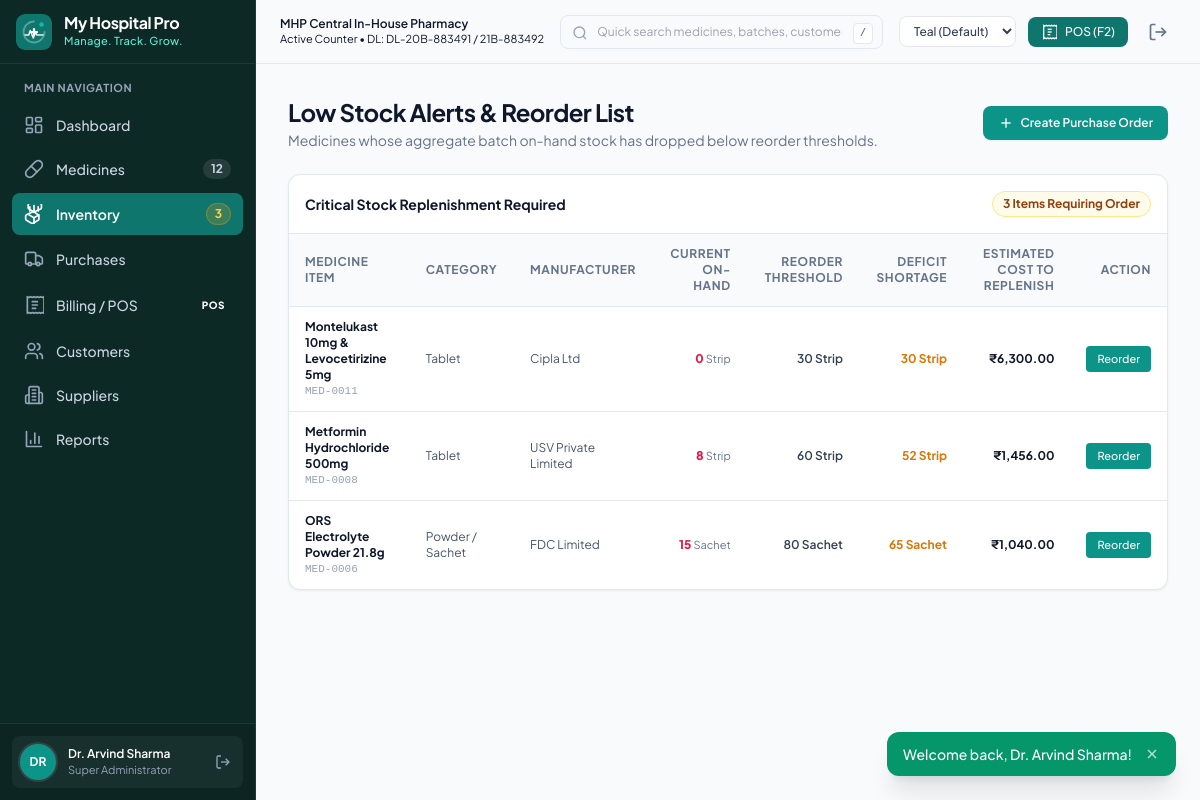
The page /inventory/low-stock.php (signed in) on the database its author committed.
### tables this page shows
CREATE TABLE `users` (
  `id` INT UNSIGNED NOT NULL AUTO_INCREMENT,
  `name` VARCHAR(100) NOT NULL,
  `username` VARCHAR(50) NOT NULL UNIQUE,
  `email` VARCHAR(100) NOT NULL UNIQUE,
  `password` VARCHAR(255) NOT NULL,
  `role_id` INT UNSIGNED NOT NULL,
  `phone` VARCHAR(20) DEFAULT NULL,
  `status` ENUM('active', 'inactive') NOT NULL DEFAULT 'active',
  `last_login` DATETIME DEFAULT NULL,
  `created_at` TIMESTAMP NOT NULL DEFAULT CURRENT_TIMESTAMP,
  `updated_at` TIMESTAMP NOT NULL DEFAULT CURRENT_TIMESTAMP ON UPDATE CURRENT_TIMESTAMP,
  PRIMARY KEY (`id`),
  KEY `idx_users_role` (`role_id`),
  CONSTRAINT `fk_users_role` FOREIGN KEY (`role_id`) REFERENCES `roles` (`id`) ON UPDATE CASCADE
);

CREATE TABLE `roles` (
  `id` INT UNSIGNED NOT NULL AUTO_INCREMENT,
  `name` VARCHAR(50) NOT NULL UNIQUE,
  `display_name` VARCHAR(100) NOT NULL,
  `description` TEXT DEFAULT NULL,
  `created_at` TIMESTAMP NOT NULL DEFAULT CURRENT_TIMESTAMP,
  PRIMARY KEY (`id`)
);

CREATE TABLE `medicines` (
  `id` INT UNSIGNED NOT NULL AUTO_INCREMENT,
  `medicine_code` VARCHAR(30) NOT NULL UNIQUE,
  `name` VARCHAR(150) NOT NULL,
  `generic_name` VARCHAR(255) DEFAULT NULL,
  `brand_name` VARCHAR(100) DEFAULT NULL,
  `category_id` INT UNSIGNED NOT NULL,
  `manufacturer_id` INT UNSIGNED DEFAULT NULL,
  `dosage_form` VARCHAR(50) DEFAULT 'Tablet',
  `strength` VARCHAR(50) DEFAULT NULL,
  `pack_size` VARCHAR(50) DEFAULT '10 Tablets / Strip',
  `unit` VARCHAR(30) DEFAULT 'Strip',
  `hsn_code` VARCHAR(20) DEFAULT '30049099',
  `gst_rate` DECIMAL(5,2) NOT NULL DEFAULT 12.00,
  `mrp` DECIMAL(10,2) NOT NULL DEFAULT 0.00,
  `selling_price` DECIMAL(10,2) NOT NULL DEFAULT 0.00,
  `purchase_price` DECIMAL(10,2) NOT NULL DEFAULT 0.00,
  `reorder_level` INT NOT NULL DEFAULT 20,
  `minimum_stock` INT NOT NULL DEFAULT 10,
  `maximum_stock` INT NOT NULL DEFAULT 500,
  `rack_number` VARCHAR(30) DEFAULT NULL,
  `barcode` VARCHAR(50) DEFAULT NULL,
  `prescription_required` TINYINT(1) NOT NULL DEFAULT 0,
  `schedule_type` ENUM('General (OTC)', 'Schedule H', 'Schedule H1', 'Schedule X', 'Schedule G') NOT NULL DEFAULT 'General (OTC)',
  `status` ENUM('active', 'inactive') NOT NULL DEFAULT 'active',
  `created_at` TIMESTAMP NOT NULL DEFAULT CURRENT_TIMESTAMP,
  `updated_at` TIMESTAMP NOT NULL DEFAULT CURRENT_TIMESTAMP ON UPDATE CURRENT_TIMESTAMP,
  PRIMARY KEY (`id`),
  KEY `idx_med_name` (`name`),
  KEY `idx_med_generic` (`generic_name`),
  KEY `idx_med_barcode` (`barcode`),
  KEY `idx_med_category` (`category_id`),
  KEY `idx_med_manufacturer` (`manufacturer_id`),
  CONSTRAINT `fk_med_category` FOREIGN KEY (`category_id`) REFERENCES `medicine_categories` (`id`) ON UPDATE CASCADE,
  CONSTRAINT `fk_med_manufacturer` FOREIGN KEY (`manufacturer_id`) REFERENCES `manufacturers` (`id`) ON UPDATE CASCADE ON DELETE SET NULL
);

CREATE TABLE `medicine_categories` (
  `id` INT UNSIGNED NOT NULL AUTO_INCREMENT,
  `name` VARCHAR(80) NOT NULL UNIQUE,
  `description` VARCHAR(255) DEFAULT NULL,
  `status` ENUM('active', 'inactive') NOT NULL DEFAULT 'active',
  `created_at` TIMESTAMP NOT NULL DEFAULT CURRENT_TIMESTAMP,
  PRIMARY KEY (`id`)
);

CREATE TABLE `manufacturers` (
  `id` INT UNSIGNED NOT NULL AUTO_INCREMENT,
  `name` VARCHAR(150) NOT NULL UNIQUE,
  `contact_person` VARCHAR(100) DEFAULT NULL,
  `phone` VARCHAR(30) DEFAULT NULL,
  `email` VARCHAR(100) DEFAULT NULL,
  `address` VARCHAR(255) DEFAULT NULL,
  `status` ENUM('active', 'inactive') NOT NULL DEFAULT 'active',
  `created_at` TIMESTAMP NOT NULL DEFAULT CURRENT_TIMESTAMP,
  PRIMARY KEY (`id`)
);

### includes/functions.php (called while the page is built, shortened)
<?php
function get_root_url(): string {
    $script = str_replace('\\', '/', $_SERVER['SCRIPT_NAME'] ?? '');
    if (strpos($script, '/medicines/') !== false ||
        strpos($script, '/purchases/') !== false ||
        strpos($script, '/inventory/') !== false ||
        strpos($script, '/billing/') !== false ||
        strpos($script, '/customers/') !== false ||
        strpos($script, '/suppliers/') !== false ||
        strpos($script, '/reports/') !== false ||
        strpos($script, '/auth/') !== false ||
        strpos($script, '/api/') !== false ||
        strpos($script, '/install/') !== false) {
        return '../';
    }
    return '';
}
function e(?string $string): string {
    return htmlspecialchars((string)$string, ENT_QUOTES, 'UTF-8');
}
function format_currency($amount): string {
    $val = (float)($amount ?? 0);
    return '₹' . number_format($val, 2);
}
function get_setting(string $key, $default = null): ?string {
    static $settings = null;
    if ($settings === null) {
        try {
            $db = get_db();
            $stmt = $db->query("SELECT setting_key, setting_value FROM settings");
            $settings = $stmt->fetchAll(PDO::FETCH_KEY_PAIR) ?: [];
        } catch (Exception $e) {
            $settings = [];
        }
    }
    return $settings[$key] ?? $default;
}

### includes/auth.php (called while the page is built, shortened)
<?php
function current_user(): ?array {
    static $user = null;
    if ($user === null) {
        $db = get_db();
        $stmt = $db->prepare("SELECT u.*, r.name as role_name, r.display_name as role_display
                              FROM users u
                              JOIN roles r ON u.role_id = r.id
                              WHERE u.id = ? AND u.status = 'active' LIMIT 1");
        $stmt->execute([$_SESSION['user_id']]);
        $user = $stmt->fetch() ?: null;
    }
    return $user;
}

### inventory/low-stock.php (the view, shortened to what this page needs)
<?php
$current_page = "inventory";
require_once __DIR__ . '/../includes/header.php';
require_once __DIR__ . '/../includes/sidebar.php';
$db = get_db();
$stmt = $db->query("
    SELECT m.*, c.name as category_name, man.name as manufacturer_name,
           COALESCE(SUM(b.quantity), 0) as on_hand_stock,
           (m.reorder_level - COALESCE(SUM(b.quantity), 0)) as shortage
    FROM medicines m
    LEFT JOIN medicine_categories c ON m.category_id = c.id
    LEFT JOIN manufacturers man ON m.manufacturer_id = man.id
    LEFT JOIN medicine_batches b ON m.id = b.medicine_id AND b.status = 'active'
    WHERE m.status = 'active'
    GROUP BY m.id
    HAVING on_hand_stock <= m.reorder_level
    ORDER BY on_hand_stock ASC
");
$low_items = $stmt->fetchAll();
?>
<div class="flex-1 flex flex-col min-w-0 overflow-hidden">
    <?php require_once __DIR__ . '/../includes/navbar.php'; ?>
    <main class="flex-1 overflow-y-auto p-4 md:p-6 lg:p-8 space-y-6">
        <div class="flex flex-col sm:flex-row sm:items-center justify-between gap-4">
            <div>
                <h1 class="text-xl md:text-2xl font-bold text-slate-900 tracking-tight">Low Stock Alerts &amp; Reorder List</h1>
                <p class="text-xs md:text-sm text-slate-500 mt-0.5">Medicines whose aggregate batch on-hand stock has dropped below reorder thresholds.</p>
            </div>
            <div class="flex items-center gap-2">
                <a href="../purchases/create.php" class="btn-primary text-xs py-2 px-3.5 bg-teal-600 hover:bg-teal-700 text-white font-semibold rounded-lg flex items-center gap-1.5 shadow-sm">
                    <svg class="w-4 h-4" viewBox="0 0 24 24" fill="none" stroke="currentColor" stroke-width="2"><path d="M5 12h14"/><path d="M12 5v14"/></svg>
                    <span>Create Purchase Order</span>
                </a>
            </div>
        </div>
        <div class="app-card bg-white border border-slate-200 rounded-xl overflow-hidden shadow-xs">
            <div class="p-4 border-b border-slate-200 flex items-center justify-between">
                <h2 class="text-sm font-bold text-slate-900">Critical Stock Replenishment Required</h2>
                <span class="px-2.5 py-1 rounded-full text-xs font-bold bg-amber-50 text-amber-800 border border-amber-200"><?= count($low_items) ?> Items Requiring Order</span>
            </div>
            <div class="overflow-x-auto">
                <table class="w-full text-left border-collapse text-xs">
                    <thead>
                        <tr class="bg-slate-50 border-b border-slate-200 text-slate-500 font-semibold uppercase tracking-wider">
                            <th class="py-3 px-4">Medicine Item</th>
                            <th class="py-3 px-4">Category</th>
                            <th class="py-3 px-4">Manufacturer</th>
                            <th class="py-3 px-4 text-right">Current On-Hand</th>
                            <th class="py-3 px-4 text-right">Reorder Threshold</th>
                            <th class="py-3 px-4 text-right">Deficit Shortage</th>
                            <th class="py-3 px-4 text-right">Estimated Cost to Replenish</th>
                            <th class="py-3 px-4 text-right">Action</th>
                        </tr>
                    </thead>
                    <tbody class="divide-y divide-slate-200">
                        <?php if (empty($low_items)): ?>
                            <tr>
                                <td colspan="8" class="py-12 text-center text-slate-400">
                                    <div class="flex flex-col items-center">
                                        <svg class="w-10 h-10 text-emerald-400 mb-2" viewBox="0 0 24 24" fill="none" stroke="currentColor" stroke-width="2"><path d="M22 11.08V12a10 10 0 1 1-5.93-9.14"/><polyline points="22 4 12 14.01 9 11.01"/></svg>
                                        <p class="font-bold text-slate-700">All Stock Levels Healthy</p>
                                        <p class="text-xs text-slate-400 mt-0.5">No medicines are currently at or below their reorder thresholds.</p>
                                    </div>
                                </td>
                            </tr>
                        <?php else: ?>
                            <?php foreach ($low_items as $item): ?>
                                <?php
                                    $shortage = max(0, (int)$item['shortage']);
                                    $est_cost = $shortage * (float)$item['purchase_price'];
                                ?>
                                <tr class="hover:bg-slate-50/70">
                                    <td class="py-3 px-4">
                                        <div class="font-bold text-slate-900"><?= e($item['name']) ?></div>
                                        <div class="text-[11px] text-slate-400 font-mono"><?= e($item['medicine_code']) ?></div>
                                    </td>
                                    <td class="py-3 px-4 text-slate-600"><?= e($item['category_name']) ?></td>
                                    <td class="py-3 px-4 text-slate-600"><?= e($item['manufacturer_name'] ?: '-') ?></td>
                                    <td class="py-3 px-4 text-right font-extrabold text-rose-600">
                                        <?= (int)$item['on_hand_stock'] ?> <span class="font-normal text-[11px] text-slate-500"><?= e($item['unit']) ?></span>
                                    </td>
                                    <td class="py-3 px-4 text-right font-semibold text-slate-700"><?= (int)$item['reorder_level'] ?> <?= e($item['unit']) ?></td>
                                    <td class="py-3 px-4 text-right font-bold text-amber-600"><?= $shortage ?> <?= e($item['unit']) ?></td>
                                    <td class="py-3 px-4 text-right font-bold text-slate-900"><?= format_currency($est_cost) ?></td>
                                    <td class="py-3 px-4 text-right">
                                        <a href="../purchases/create.php" class="btn-primary text-[11px] py-1 px-2.5 bg-teal-600 hover:bg-teal-700 text-white rounded">
                                            Reorder
                                        </a>
                                    </td>
                                </tr>
                            <?php endforeach; ?>
                        <?php endif; ?>
                    </tbody>
                </table>
            </div>
        </div>
    </main>
</div>
<?php require_once __DIR__ . '/../includes/footer.php'; ?>

### includes/sidebar.php (shortened to what this page needs)
<?php
$root = get_root_url();
$current_page = $current_page ?? '';
$db = get_db();
try {
    $med_count = (int)$db->query("SELECT COUNT(*) FROM medicines WHERE status = 'active'")->fetchColumn();
    $low_stock_count = (int)$db->query("
        SELECT COUNT(DISTINCT m.id)
        FROM medicines m
        LEFT JOIN medicine_batches b ON m.id = b.medicine_id AND b.status = 'active'
        WHERE m.status = 'active'
        GROUP BY m.id, m.reorder_level
        HAVING COALESCE(SUM(b.quantity), 0) <= m.reorder_level
    ")->rowCount();
} catch (Exception $e) {
}
$user = current_user();
?>
<aside id="app-sidebar" class="transition-transform duration-200 z-30 fixed lg:static inset-y-0 left-0 -translate-x-full lg:translate-x-0 flex flex-col h-full bg-[var(--sidebar-bg)] border-r border-[var(--sidebar-border)] text-[var(--sidebar-text)] w-64 select-none">
    <div class="h-16 flex items-center justify-between px-4 border-b border-[var(--sidebar-border)]">
        <a href="<?= $root ?>dashboard.php" class="flex items-center gap-3">
            <img src="<?= $root ?>assets/images/logo.svg" alt="Logo" class="w-9 h-9 rounded-lg shadow-sm" onerror="this.src='<?= $root ?>assets/images/favicon.svg'"/>
            <div class="flex flex-col">
                <span class="font-bold text-base text-white tracking-tight leading-tight"><?= e(get_setting('hospital_name', APP_NAME)) ?></span>
                <span class="text-[11px] text-teal-300 font-medium tracking-wide"><?= e(get_setting('tagline', APP_TAGLINE)) ?></span>
            </div>
        </a>
    </div>
    <div class="flex-1 px-3 py-4 space-y-1 overflow-y-auto">
        <div class="text-[11px] font-bold uppercase tracking-wider text-slate-400 px-3 mb-2">Main Navigation</div>
        <?php foreach ($nav_items as $item): ?>
            <?php $is_active = ($item['key'] === $current_page); ?>
            <a href="<?= e($item['url']) ?>"
               class="group flex items-center gap-3 px-3 py-2.5 rounded-lg text-sm font-medium transition-colors <?= $is_active ? 'bg-[var(--sidebar-active)] text-white shadow-sm font-semibold' : 'text-slate-300 hover:bg-white/10 hover:text-white' ?>">
                <span class="<?= $is_active ? 'text-white' : 'text-slate-400 group-hover:text-white' ?>">
                    <?= $item['icon'] ?>
                </span>
                <span class="truncate"><?= e($item['label']) ?></span>
                <?php if (!empty($item['badge'])): ?>
                    <span class="ml-auto text-xs px-2 py-0.5 rounded-full font-bold <?= $item['badge_class'] ?? 'bg-white/10 text-slate-300' ?>">
                        <?= e($item['badge']) ?>
                    </span>
                <?php elseif (!empty($item['highlight'])): ?>
                    <span class="ml-auto text-[10px] uppercase tracking-wider px-1.5 py-0.5 rounded font-extrabold bg-primary text-white">POS</span>
                <?php endif; ?>
            </a>
        <?php endforeach; ?>
    </div>
    <div class="p-3 border-t border-[var(--sidebar-border)] bg-black/10">
        <div class="flex items-center gap-3 p-2 rounded-lg bg-white/5">
            <div class="w-9 h-9 rounded-full bg-teal-600 flex items-center justify-center font-bold text-white text-xs ring-2 ring-white/10">
                <?= strtoupper(substr($user['name'] ?? 'AD', 0, 2)) ?>
            </div>
            <div class="flex-1 min-w-0">
                <div class="text-xs font-semibold text-white truncate"><?= e($user['name'] ?? 'Staff User') ?></div>
                <div class="text-[11px] text-slate-400 truncate"><?= e($user['role_display'] ?? 'Staff') ?></div>
            </div>
            <a href="<?= $root ?>logout.php" title="Sign Out" class="text-slate-400 hover:text-rose-400 p-1 rounded transition-colors">
                <svg class="w-4 h-4" viewBox="0 0 24 24" fill="none" stroke="currentColor" stroke-width="2"><path d="M9 21H5a2 2 0 0 1-2-2V5a2 2 0 0 1 2-2h4"/><polyline points="16 17 21 12 16 7"/><line x1="21" x2="9" y1="12" y2="12"/></svg>
            </a>
        </div>
    </div>
</aside>

### rows shown on the page
users: name "DR", name "Dr. Arvind Sharma", role.display_name "Super Administrator"
medicines: name "Montelukast 10mg & Levocetirizine 5mg", medicine_code "MED-0011", category.name "Tablet", manufacturer.name "Cipla Ltd", on_hand_stock "0", unit "Strip", reorder_level "30", shortage "30", est_cost "₹6,300.00"
medicines: name "Metformin Hydrochloride 500mg", medicine_code "MED-0008", category.name "Tablet", manufacturer.name "USV Private Limited", on_hand_stock "8", unit "Strip", reorder_level "60", shortage "52", est_cost "₹1,456.00"
medicines: name "ORS Electrolyte Powder 21.8g", medicine_code "MED-0006", category.name "Powder / Sachet", manufacturer.name "FDC Limited", on_hand_stock "15", unit "Sachet", reorder_level "80", shortage "65", est_cost "₹1,040.00"

### other values the page prints
get_setting('hospital_name', APP_NAME) "My Hospital Pro"
get_setting('tagline', APP_TAGLINE) "Manage. Track. Grow."
$item['label'] "Dashboard"
$item['label'] "Medicines"
$item['badge'] "12"
$item['label'] "Inventory"
$item['badge'] "3"
$item['label'] "Purchases"
$item['label'] "Billing / POS"
$item['label'] "Customers"
$item['label'] "Suppliers"
$item['label'] "Reports"
get_setting('store_name', HOSPITAL_STORE_NAME) "MHP Central In-House Pharmacy"
get_setting('drug_license', HOSPITAL_DL_NUMBER) "DL-20B-883491 / 21B-883492"
count($low_items) "3"
